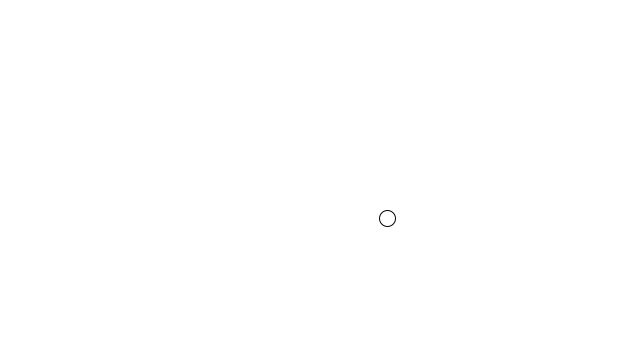
Frame 1 (no input)
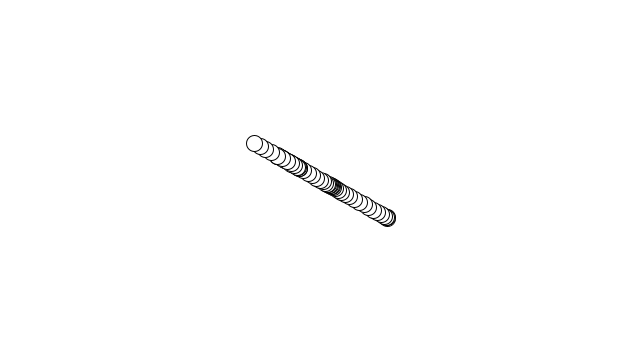
Frame 60 (the mouse pressed at the canvas centre just before this capture)
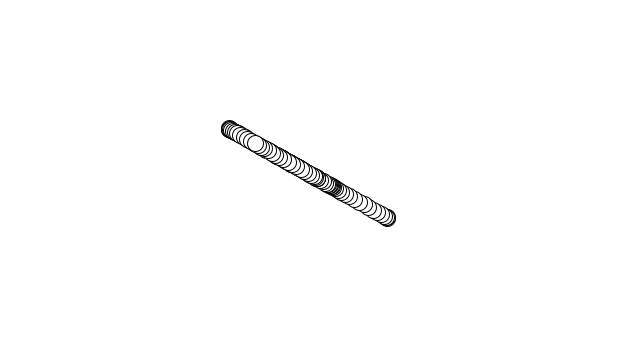
Frame 120 (the mouse held since frame 60 and released just before this capture)

The Processing sketch that drew these frames (run headless with seeded random() and noise(); from frame 60 on, the mouse is pressed at the canvas centre):

// Processing sketch: NoiseWalk
// ── NoiseWalk.pde
Walker w;

void setup() {
  size(640, 360);
  w = new Walker();
  background(255);
}

void draw() {
  w.step();
  w.display();
}

// ── Walker.pde
class Walker {
  float x, y;
  float tx, ty;

  Walker() {
    tx = 0;
    ty = 10000;
  }

  void display() {
    stroke(0);
    ellipse(x, y, 16, 16);
  }

  void step() {
    x = map(noise(tx), 0, 1, 0, width);
    y = map(noise(tx), 0, 1, 0, height);

    tx += 0.01;
    ty += 0.01;
  }
}
